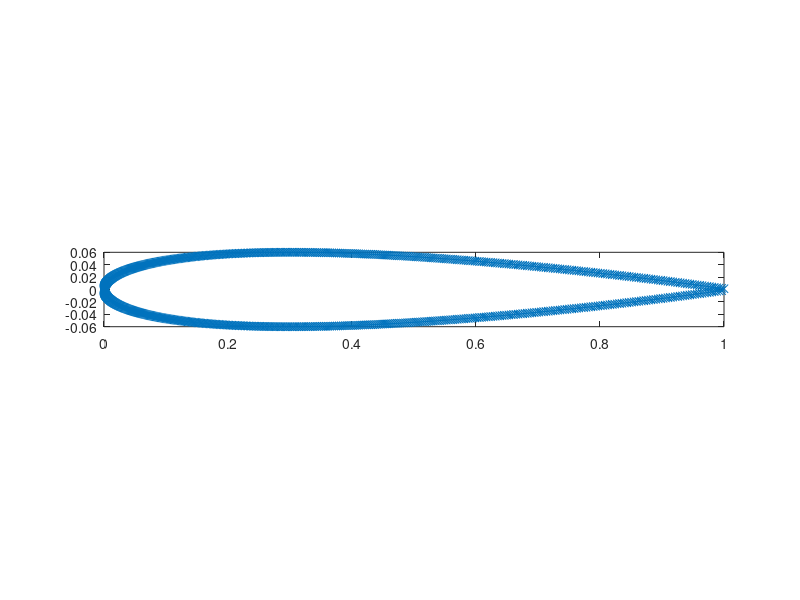
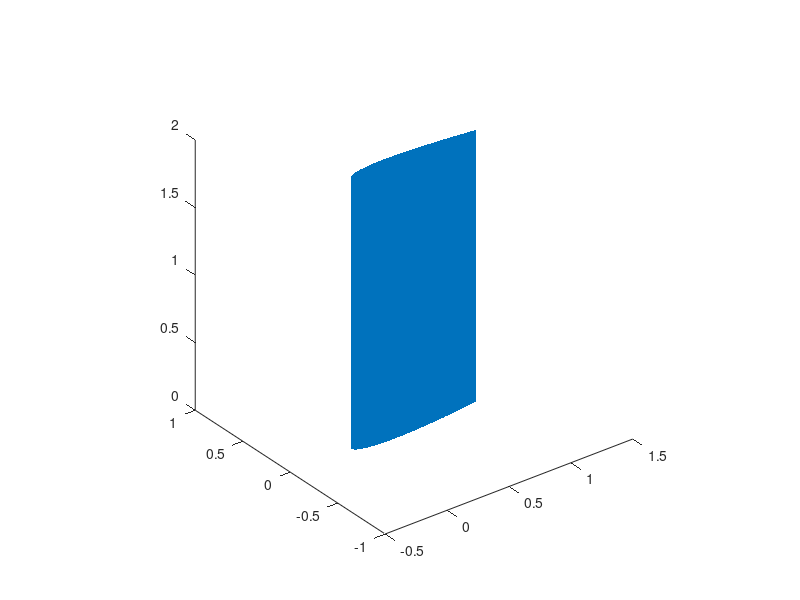

Write MATLAB code to recreate these figures, in order. (Note: this script raises an error after producing the figures.)
clear
close all
res = 400;
AR = 2;
t = 0.12;
x = 1 - cos(linspace(0,pi / 2,res));
x_store = x;
y_upper = 5*t*(.2969*sqrt(x) - .1260*x - .3516*x.^2 + .2843*x.^3 -.1015*x.^4);
y_lower = -y_upper;
y_lower = fliplr(y_lower);
y_lower(1) = [];
y_lower(end) = [];
y = [y_upper y_lower];
x = x';
x_lower = flipud(x);
x_lower(1) = [];
x_lower(end) = [];
x = [x; x_lower];
y = y';
plot(x,y,'-x'), axis equal, axis([0 1 -t/2 t/2]);
z = linspace(0, AR, AR * res);
for zz = 1 : length(z);
    for p = 1 : length(x)
        z_ex(p + (zz - 1) * length(x)) = z(zz);
    end
end
z_ex = z_ex';
x_ex = repmat(x,length(z),1);
y_ex = repmat(y,length(z),1);

% Create a rectangle of points with same spacing as x and y
num_y = round(t * res);
if (num_y < 3)
    num_y = 3;
end
[x_ends, y_ends] = meshgrid(x_store, linspace(min(y), max(y), num_y ));
y_upper_mat = repmat(y_upper, size(y_ends, 1), 1);
y_lower_mat = repmat(-y_upper, size(y_ends, 1), 1);
logical_end = logical(y_ends > y_lower_mat) .* logical(y_ends < y_upper_mat);
re_log = logical(reshape(logical_end, size(logical_end,1) * size(logical_end,2), 1));
x_end_allow = reshape(x_ends, length(re_log), 1);
x_end_allow = x_end_allow(re_log);
y_end_allow = reshape(y_ends, length(re_log), 1);
y_end_allow = y_end_allow(re_log);
z_end_allow = [min(z) * ones(length(x_end_allow), 1); max(z) * ones(length(x_end_allow), 1)];
x_end_allow = [x_end_allow; x_end_allow];
y_end_allow = [y_end_allow; y_end_allow];


% Tag onto vectors
x_ex = [x_ex; x_end_allow];
y_ex = [y_ex; y_end_allow];
z_ex = [z_ex; z_end_allow];

figure, plot3(x_ex, y_ex, z_ex, '.', 'MarkerSize',2), axis equal
stlwrite(['naca00' num2str(t * 100) '_2D.stl'], x, y, ones(size(x)));
dlmwrite(['naca00' num2str(t * 100) '_3D_points.in'], [x_ex y_ex z_ex], 'Delimiter','\t');